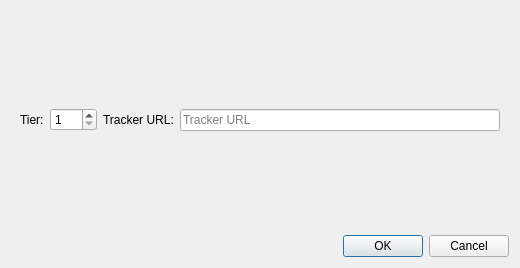
<?xml version="1.0" encoding="UTF-8"?>
<ui version="4.0">
 <class>TrackerEditDialog</class>
 <widget class="QDialog" name="TrackerEditDialog">
  <property name="geometry">
   <rect>
    <x>0</x>
    <y>0</y>
    <width>520</width>
    <height>260</height>
   </rect>
  </property>
  <property name="windowTitle">
   <string>Tracker</string>
  </property>
  <layout class="QVBoxLayout" name="verticalLayout">
   <item>
    <widget class="QStackedWidget" name="stackedWidget">
     <property name="currentIndex">
      <number>0</number>
     </property>
     <widget class="QWidget" name="pageSingle">
      <layout class="QHBoxLayout" name="singleLayout">
       <item>
        <widget class="QLabel" name="lblTier">
         <property name="text">
          <string>Tier:</string>
         </property>
        </widget>
       </item>
       <item>
        <widget class="QSpinBox" name="tier">
         <property name="minimum">
          <number>1</number>
         </property>
         <property name="maximum">
          <number>999</number>
         </property>
        </widget>
       </item>
       <item>
        <widget class="QLabel" name="lblTracker">
         <property name="text">
          <string>Tracker URL:</string>
         </property>
        </widget>
       </item>
       <item>
        <widget class="QLineEdit" name="tracker">
         <property name="placeholderText">
          <string>Tracker URL</string>
         </property>
        </widget>
       </item>
      </layout>
     </widget>
     <widget class="QWidget" name="pageMulti">
      <layout class="QVBoxLayout" name="multiLayout">
       <item>
        <widget class="QLabel" name="lblTrackers">
         <property name="text">
          <string>Tracker URLs</string>
         </property>
        </widget>
       </item>
       <item>
        <widget class="QPlainTextEdit" name="trackers">
         <property name="minimumSize">
          <size>
           <width>0</width>
           <height>160</height>
          </size>
         </property>
         <property name="placeholderText">
          <string>Tracker URL</string>
         </property>
        </widget>
       </item>
       <item>
        <widget class="QLabel" name="lblTierHint">
         <property name="text">
          <string>Use a blank line to separate tiers.</string>
         </property>
        </widget>
       </item>
      </layout>
     </widget>
    </widget>
   </item>
   <item>
    <widget class="QDialogButtonBox" name="buttonBox">
     <property name="standardButtons">
      <set>QDialogButtonBox::Cancel|QDialogButtonBox::Ok</set>
     </property>
    </widget>
   </item>
  </layout>
 </widget>
 <resources/>
 <connections/>
</ui>
